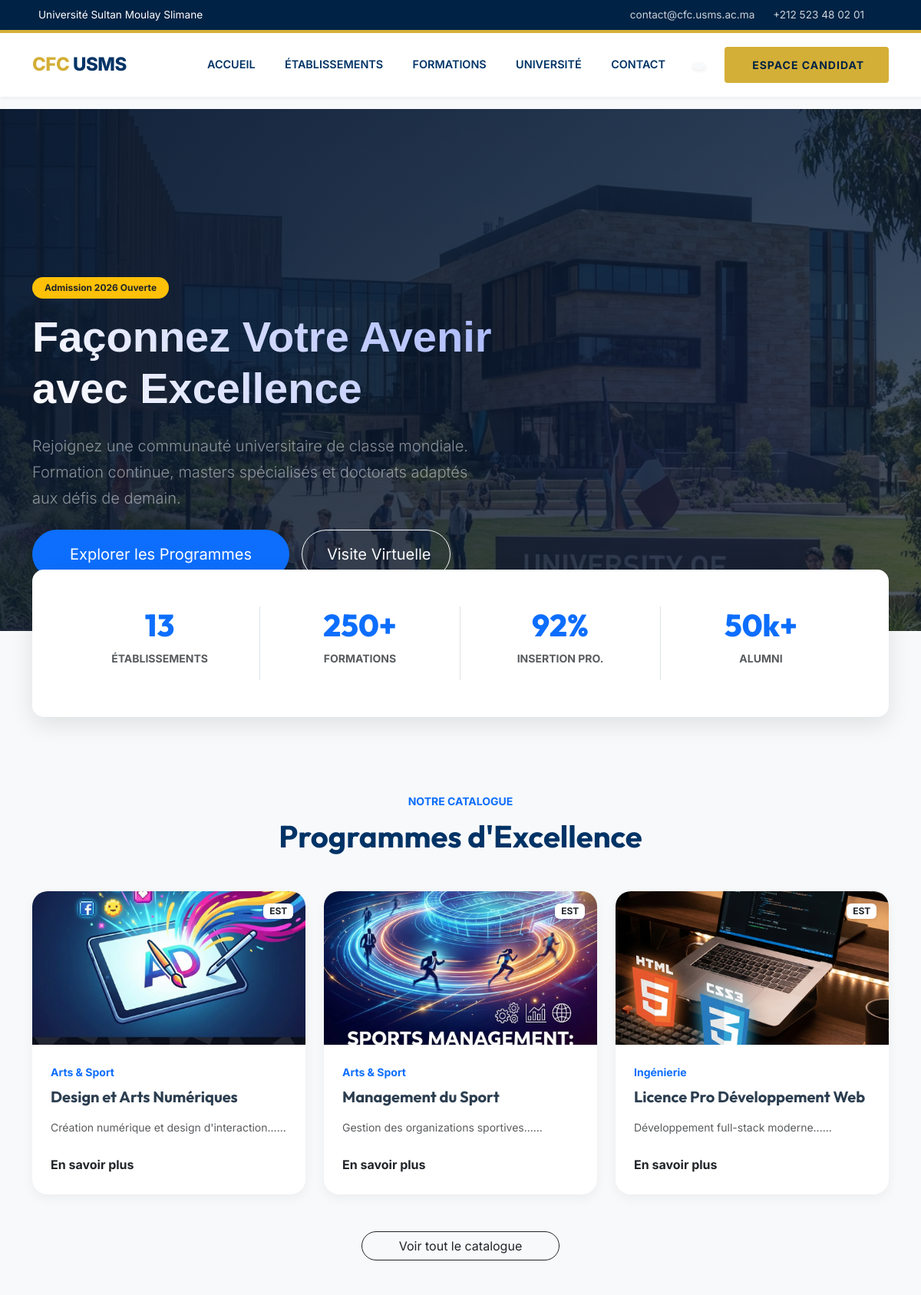
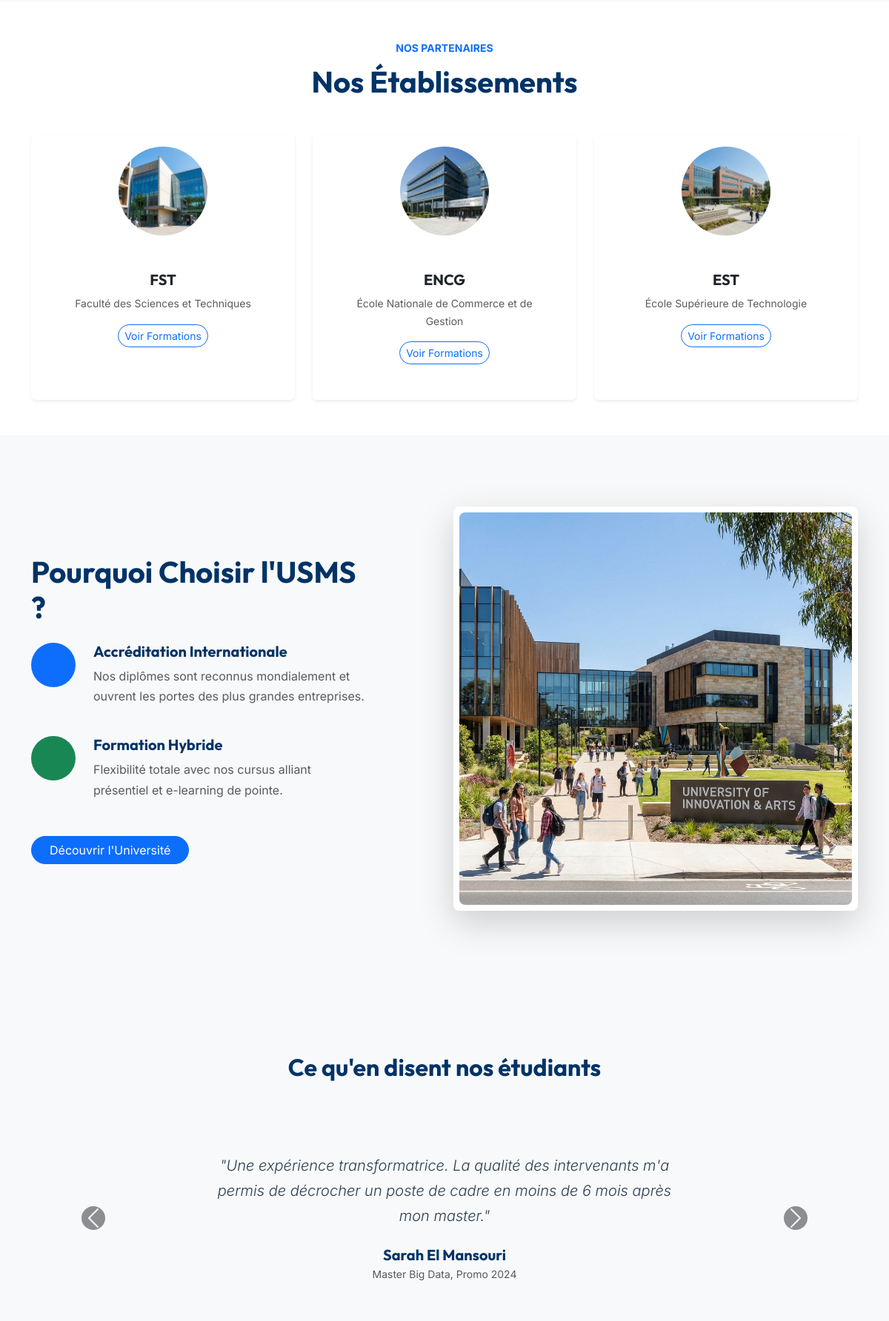
The page / (upper part) on the database its author committed (2 pictures, top to bottom).
### app/models.py (models this page shows, shortened)
class Formation(db.Model):
    __tablename__ = 'formations'
    id = db.Column(db.Integer, primary_key=True)
    titre = db.Column(db.String(200), nullable=False)
    description = db.Column(db.Text)
    categorie = db.Column(db.String(50), default="Divers")
    image = db.Column(db.String(100), default="default_formation.png")
    etablissement_id = db.Column(db.Integer, db.ForeignKey('etablissements.id'), nullable=False)
    etat = db.Column(db.Enum(EtatFormation), default=EtatFormation.BROUILLON)
    date_ouverture = db.Column(db.DateTime, nullable=True)
    date_fermeture = db.Column(db.DateTime, nullable=True)
    inscriptions = db.relationship('Inscription', backref='formation', lazy=True)

class Etablissement(db.Model):
    __tablename__ = 'etablissements'
    id = db.Column(db.Integer, primary_key=True)
    nom = db.Column(db.String(200), nullable=False)
    code = db.Column(db.String(50), unique=True, nullable=False)
    ville = db.Column(db.String(100))
    image = db.Column(db.String(100), default="default_etab.png")
    formations = db.relationship('Formation', backref='etablissement', lazy=True)

### app/routes/main.py (the view)
@main_bp.route('/')
def index():
    featured_formations = Formation.query.filter_by(etat=EtatFormation.PUBLIEE).order_by(Formation.id.desc()).limit(3).all()
    etablissements = Etablissement.query.all()
    return render_template('index.html', formations=featured_formations, etablissements=etablissements)

### app/templates/index.html (shortened to what this page needs)
{% extends "base.html" %}
{% block content %}
<div class="hero-premium">
    <div class="shape shape-1"></div>
    <div class="shape shape-2"></div>
    <div class="container hero-content">
        <div class="row align-items-center">
            <div class="col-lg-7">
                <span class="badge bg-warning text-dark mb-3 px-3 py-2 rounded-pill fw-bold">Admission 2026
                    Ouverte</span>
                <h1 class="hero-title-lg">Façonnez Votre Avenir<br>avec Excellence</h1>
                <p class="lead mb-4 text-white-50 fs-5" style="max-width: 600px;">
                    Rejoignez une communauté universitaire de classe mondiale. Formation continue, masters spécialisés
                    et doctorats adaptés aux défis de demain.
                </p>
                <div class="d-flex gap-3">
                    <a href="{{ url_for('main.catalogue') }}"
                        class="btn btn-primary btn-lg rounded-pill px-5 py-3 shadow-lg">
                        Explorer les Programmes
                    </a>
                    <a href="#video-tour" class="btn btn-outline-light btn-lg rounded-pill px-4 py-3">
                        Visite Virtuelle
                    </a>
                </div>
            </div>
        </div>
    </div>
</div>
<div class="container mb-5">
    <div class="stats-bar">
        <div class="row text-center g-4">
            <div class="col-md-3 border-end">
                <div class="stat-item">
                    <h3 class="display-5">13</h3>
                    <p class="text-uppercase text-muted fw-bold small">Établissements</p>
                </div>
            </div>
            <div class="col-md-3 border-end">
                <div class="stat-item">
                    <h3 class="display-5">250+</h3>
                    <p class="text-uppercase text-muted fw-bold small">Formations</p>
                </div>
            </div>
            <div class="col-md-3 border-end">
                <div class="stat-item">
                    <h3 class="display-5">92%</h3>
                    <p class="text-uppercase text-muted fw-bold small">Insertion Pro.</p>
                </div>
            </div>
            <div class="col-md-3">
                <div class="stat-item">
                    <h3 class="display-5">50k+</h3>
                    <p class="text-uppercase text-muted fw-bold small">Alumni</p>
                </div>
            </div>
        </div>
    </div>
</div>
<section class="py-5">
    <div class="container">
        <div class="text-center mb-5">
            <small class="text-primary fw-bold text-uppercase letter-spacing-2">Notre Catalogue</small>
            <h2 class="fw-bold mt-2 display-6">Programmes d'Excellence</h2>
        </div>
        <div class="row g-4">
            {% for formation in formations[:3] %}
            <div class="col-lg-4 col-md-6">
                <div class="program-card h-100 d-flex flex-column">
                    <div class="position-relative">
                        <img src="{{ url_for('static', filename='images/' + formation.image) }}"
                            class="w-100 program-img" alt="{{ formation.titre }}">
                        <span class="position-absolute top-0 end-0 m-3 badge bg-white text-dark shadow-sm">{{
                            formation.etablissement.code }}</span>
                    </div>
                    <div class="p-4 d-flex flex-column flex-grow-1">
                        <small class="text-primary fw-bold mb-2">{{ formation.categorie }}</small>
                        <h4 class="h5 fw-bold mb-3">{{ formation.titre }}</h4>
                        <p class="text-muted small mb-4">{{ formation.description[:100] }}...</p>
                        <div class="mt-auto d-flex justify-content-between align-items-center">
                            <a href="{{ url_for('main.detail', id=formation.id) }}"
                                class="text-dark fw-bold text-decoration-none">
                                En savoir plus
                            </a>
                        </div>
                    </div>
                </div>
            </div>
            {% endfor %}
        </div>
        <div class="text-center mt-5">
            <a href="{{ url_for('main.catalogue') }}" class="btn btn-outline-dark rounded-pill px-5">Voir tout le
                catalogue</a>
        </div>
    </div>
</section>
<section class="py-5 bg-white">
    <div class="container">
        <div class="text-center mb-5">
            <small class="text-primary fw-bold text-uppercase letter-spacing-2">Nos Partenaires</small>
            <h2 class="fw-bold mt-2 display-6">Nos Établissements</h2>
        </div>
        <div class="row justify-content-center g-4">
            {% for etab in etablissements[:3] %}
            <div class="col-md-4">
                <div class="card border-0 shadow-sm h-100 text-center p-3">
                    <div class="card-img-top mx-auto mb-3"
                        style="height: 120px; width: 120px; overflow: hidden; border-radius: 50%;">
                        <img src="{{ url_for('static', filename='images/' + etab.image) }}" alt="{{ etab.nom }}"
                            class="w-100 h-100 object-fit-cover">
                    </div>
                    <div class="card-body">
                        <h5 class="card-title fw-bold">{{ etab.code }}</h5>
                        <p class="card-text text-muted small">{{ etab.nom }}</p>
                        <a href="{{ url_for('main.catalogue', etablissement_id=etab.id) }}"
                            class="btn btn-outline-primary btn-sm rounded-pill">Voir Formations</a>
                    </div>
                </div>
            </div>
            {% endfor %}
        </div>
    </div>
</section>
<section class="py-5 bg-light position-relative overflow-hidden">
    <div class="container py-5">
        <div class="row align-items-center">
            <div class="col-lg-5 mb-5 mb-lg-0">
                <h2 class="display-6 fw-bold mb-4">Pourquoi Choisir l'USMS ?</h2>
                <div class="d-flex mb-4">
                    <div class="flex-shrink-0">
                        <div class="rounded-circle bg-primary text-white p-3 d-flex align-items-center justify-content-center"
                            style="width: 60px; height: 60px;">
                        </div>
                    </div>
                    <div class="ms-4">
                        <h5>Accréditation Internationale</h5>
                        <p class="text-muted">Nos diplômes sont reconnus mondialement et ouvrent les portes des plus
                            grandes entreprises.</p>
                    </div>
                </div>
                <div class="d-flex mb-4">
                    <div class="flex-shrink-0">
                        <div class="rounded-circle bg-success text-white p-3 d-flex align-items-center justify-content-center"
                            style="width: 60px; height: 60px;">
                        </div>
                    </div>
                    <div class="ms-4">
                        <h5>Formation Hybride</h5>
                        <p class="text-muted">Flexibilité totale avec nos cursus alliant présentiel et e-learning de
                            pointe.</p>
                    </div>
                </div>
                <a href="#" class="btn btn-primary rounded-pill px-4 mt-2">Découvrir l'Université</a>
            </div>
            <div class="col-lg-6 offset-lg-1">
                <div class="position-relative">
                    <div class="rounded-3 overflow-hidden shadow-lg p-2 bg-white transform-rotate">
                        <img src="{{ url_for('static', filename='images/hero_campus_bg.png') }}"
                            class="img-fluid rounded-3" alt="Campus">
                    </div>
                </div>
            </div>
        </div>
    </div>
</section>
<section class="py-5">
    <div class="container py-5">
        <h2 class="text-center fw-bold mb-5">Ce qu'en disent nos étudiants</h2>
        <div id="testimonialCarousel" class="carousel slide" data-bs-ride="carousel">
            <div class="carousel-inner">
                <div class="carousel-item active">
                    <div class="row justify-content-center">
                        <div class="col-md-8">
                            <div class="testimonial-slide">
                                <p class="lead fst-italic mb-4">"Une expérience transformatrice. La qualité des
                                    intervenants m'a permis de décrocher un poste de cadre en moins de 6 mois après mon
                                    master."</p>
                                <h5 class="fw-bold mb-0">Sarah El Mansouri</h5>
                                <small class="text-muted">Master Big Data, Promo 2024</small>
                            </div>
                        </div>
                    </div>
                </div>
            </div>
            <button class="carousel-control-prev" type="button" data-bs-target="#testimonialCarousel"
                data-bs-slide="prev">
                <span class="carousel-control-prev-icon bg-dark rounded-circle p-2" aria-hidden="true"></span>
            </button>
            <button class="carousel-control-next" type="button" data-bs-target="#testimonialCarousel"
                data-bs-slide="next">
                <span class="carousel-control-next-icon bg-dark rounded-circle p-2" aria-hidden="true"></span>
            </button>
        </div>
    </div>
</section>
{% endblock %}

### app/templates/base.html (shortened to what this page needs)
<!DOCTYPE html>
<html lang="fr">
<head>
    <link href="https://cdn.jsdelivr.net/npm/bootstrap@5.3.0/dist/css/bootstrap.min.css" rel="stylesheet">
    <link rel="stylesheet" href="{{ url_for('static', filename='style.css') }}">
    <link rel="stylesheet" href="https://cdnjs.cloudflare.com/ajax/libs/font-awesome/6.0.0/css/all.min.css">
</head>
<body>
    <div class="top-bar d-none d-lg-block">
        <div class="container d-flex justify-content-between">
            <div>
                 Université Sultan Moulay Slimane
            </div>
            <div>
                <a href="#"> contact@cfc.usms.ac.ma</a>
                <a href="#"> +212 523 48 02 01</a>
            </div>
        </div>
    </div>
    <nav class="navbar navbar-expand-lg sticky-top">
        <div class="container">
            <a class="navbar-brand" href="{{ url_for('main.index') }}">
                <span style="color:var(--secondary-color)">CFC</span> USMS
            </a>
            <div class="collapse navbar-collapse" id="navbarNav">
                <ul class="navbar-nav ms-auto align-items-center">
                    <li class="nav-item"><a href="{{ url_for('main.index') }}" class="nav-link">Accueil</a></li>
                    <li class="nav-item"><a href="{{ url_for('main.etablissements') }}"
                            class="nav-link">Établissements</a></li>
                    <li class="nav-item"><a href="{{ url_for('main.catalogue') }}" class="nav-link">Formations</a></li>
                    <li class="nav-item"><a href="{{ url_for('main.apropos') }}" class="nav-link">Université</a></li>
                    <li class="nav-item"><a href="{{ url_for('main.contact') }}" class="nav-link">Contact</a></li>
                    <li class="nav-item ms-lg-3">
                        <a href="{{ url_for('main.catalogue') }}"
                            class="btn btn-sm btn-light rounded-circle text-primary shadow-sm" title="Rechercher">
                        </a>
                    </li>
                </ul>
                <ul class="navbar-nav ms-3">
                    {% if current_user.is_authenticated %}
                    <li class="nav-item dropdown">
                        <a class="nav-link dropdown-toggle btn btn-sm btn-outline-primary px-3 rounded-pill" href="#"
                            role="button" data-bs-toggle="dropdown">
                            <i class="bi bi-person-circle me-1"></i> {{ current_user.prenom }}
                        </a>
                        <ul class="dropdown-menu dropdown-menu-end shadow-sm border-0">
                            {% if current_user.role.name == 'CANDIDAT' %}
                            <li>
                                <a class="dropdown-item" href="{{ url_for('inscriptions.dashboard') }}">
                                    <i class="bi bi-speedometer2 me-2"></i>Tableau de Bord
                                </a>
                            </li>
                            {% if current_user.mes_inscriptions %}
                            {% set last_inscr = current_user.mes_inscriptions[-1] %}
                            <li>
                                <a class="dropdown-item"
                                    href="{{ url_for('inscriptions.mon_dossier', id=last_inscr.id) }}">
                                    Mon Dossier (Récent)
                                </a>
                            </li>
                            {% endif %}
                            <li>
                                <hr class="dropdown-divider">
                            </li>
                            {% endif %}
                            {% if current_user.role.name in ['SUPER_ADMIN', 'ADMIN_ETABLISSEMENT', 'COORDINATEUR'] %}
                            <li><a class="dropdown-item" href="{{ url_for('admin.dashboard') }}">Mon Tableau de Bord</a>
                            </li>
                            {% endif %}
                            <li><a class="dropdown-item text-danger" href="{{ url_for('auth.logout') }}">Déconnexion</a>
                            </li>
                        </ul>
                    </li>
                    {% else %}
                    <li class="nav-item">
                        <a href="{{ url_for('auth.login') }}" class="btn btn-cta btn-sm ms-2">
                             Espace Candidat
                        </a>
                    </li>
                    {% endif %}
                </ul>
            </div>
        </div>
    </nav>
    <main>
        {% block content %}{% endblock %}
    </main>
</body>
</html>

### rows shown on the page
Formation: image (picture), etablissement.code "EST", categorie "Arts & Sport", titre "Design et Arts Numériques", description "Création numérique et design d'interaction..."
Formation: image (picture), etablissement.code "EST", categorie "Arts & Sport", titre "Management du Sport", description "Gestion des organizations sportives..."
Formation: image (picture), etablissement.code "EST", categorie "Ingénierie", titre "Licence Pro Développement Web", description "Développement full-stack moderne..."
Etablissement: image (picture), code "FST", nom "Faculté des Sciences et Techniques"
Etablissement: image (picture), code "ENCG", nom "École Nationale de Commerce et de Gestion"
Etablissement: image (picture), code "EST", nom "École Supérieure de Technologie"
